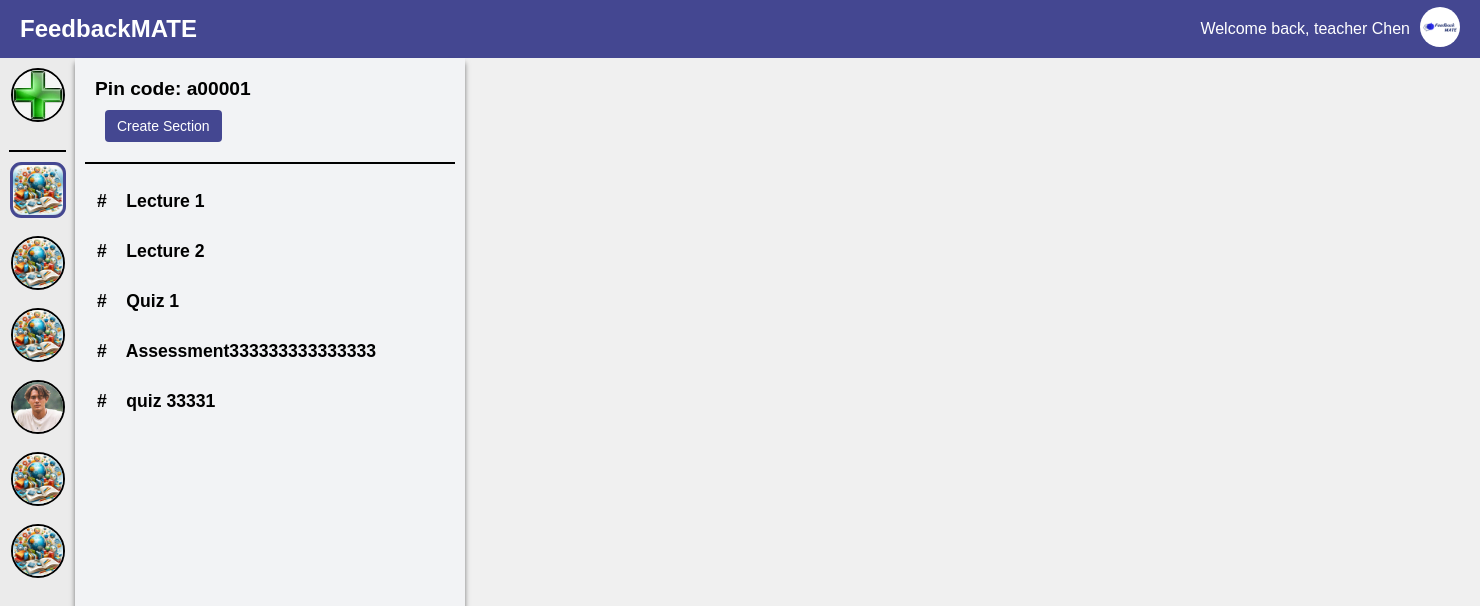
The page /teacher/channel/1/ (signed in) on the database as committed earlier.
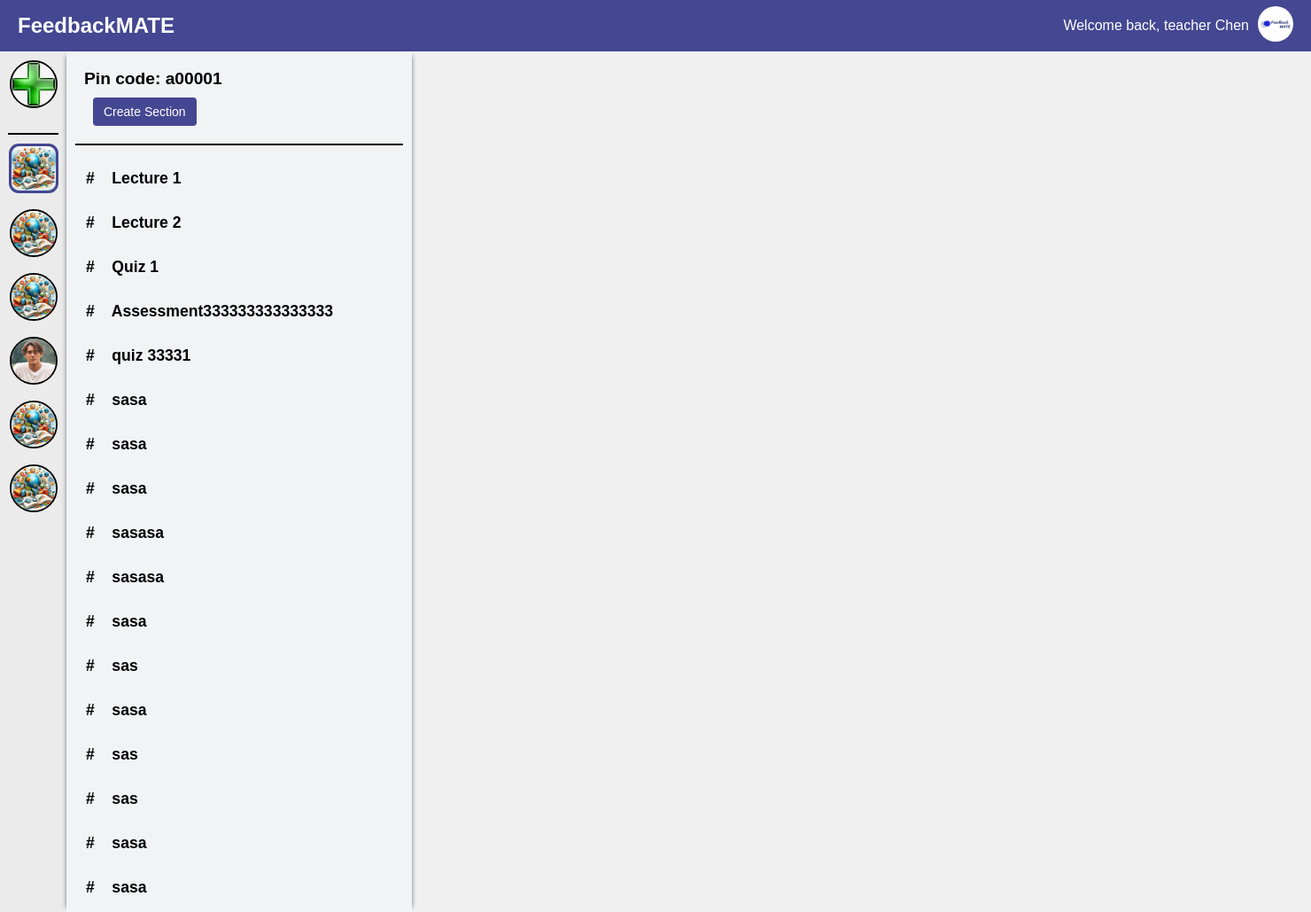
The same page on the database as committed later.
### main/models.py (models this page shows, shortened)
class Channel(models.Model):
    name = models.CharField(max_length=70)
    pin_code = models.CharField(max_length=6, unique=True, blank=True, null=True)
    user = models.ForeignKey(User, on_delete=models.CASCADE)
    description = models.TextField(max_length=500, blank=True)
    image = models.ImageField(upload_to=channel_image_path, default='img/channel_icon.jpg')
    students = models.ManyToManyField(User, related_name='joined_channels', blank=True)

class Section(models.Model):
    channel = models.ForeignKey(Channel, on_delete=models.CASCADE)
    title = models.CharField(max_length=50)
    description = models.TextField(max_length=500, blank=True)
    total_rating = models.FloatField(default=0.0, blank=True)
    ratings_count = models.PositiveIntegerField(default=0, blank=True)
    one_star_users = models.ManyToManyField(User, related_name='one_star_sections', blank=True)
    two_star_users = models.ManyToManyField(User, related_name='two_star_sections', blank=True)
    three_star_users = models.ManyToManyField(User, related_name='three_star_sections', blank=True)
    four_star_users = models.ManyToManyField(User, related_name='four_star_sections', blank=True)
    five_star_users = models.ManyToManyField(User, related_name='five_star_sections', blank=True)
    one_star_percentage = models.FloatField(verbose_name="Percentage", default=0.0)
    two_star_percentage = models.FloatField(verbose_name="Percentage", default=0.0)
    three_star_percentage = models.FloatField(verbose_name="Percentage", default=0.0)
    four_star_percentage = models.FloatField(verbose_name="Percentage", default=0.0)
    five_star_percentage = models.FloatField(verbose_name="Percentage", default=0.0)

### main/views.py (the view)
# urls.py: path('teacher/channel/<int:channel_id>/', views.channel, name='channel-detail'),
def channel(request, channel_id):
    user_channels = Channel.objects.filter(user=request.user)
    current_channel = Channel.objects.get(id=channel_id)
    sections = Section.objects.filter(channel=current_channel)
    user_info = UserInfo.objects.get(user=request.user)
    return render(request, 'channel_detail.html', {
        'username': user_info.profile_name,
        'current_channel': current_channel,
        'sections': sections,
        'channels': user_channels,
        'user_image': user_info.user_image.url,
    })

### main/templates/channel_detail.html (shortened to what this page needs)
{% extends 'teacher.html' %}
{% load static %}
{% block channel %}
    {% for channel in channels %}
    <div class="channel-icon-container {% if channel.id == current_channel.id %}selected-channel{% endif %}" data-channel-id="{{ channel.id }}">
        <img src="{{ channel.image.url }}" alt="" class="channel-icon {% if channel.id == current_channel.id %}selected-channel-icon{% endif %}" onclick="location.href='{% url 'channel-detail' channel.id %}'">
    </div>
    {% endfor %}
{% endblock %}
{% block content %}
<div class="section-nav">
    <div class="pin-code-display">
        Pin code: {{ current_channel.pin_code }}
        <button onclick="location.href='{% url 'create-section' current_channel.id %}'" class="create-section-btn">Create Section</button>
    </div>
    {% block section %}
    <div class="section-block">
    {% for section in sections %}
      <div class="section-tooltip">
        <a href="{% url 'section' channel_id=section.channel.id section_id=section.id %}" class="section-item">
          #&nbsp;&nbsp;&nbsp; {{ section.title }}
        </a>
      </div>
    {% endfor %}
    </div>
    {% endblock%}
</div>
{% endblock %}

Rows that differ between the two databases and show on the page:
added Section: title "sasa"
added Section: title "sasa"
added Section: title "sasa"
added Section: title "sasasa"
added Section: title "sasasa"
added Section: title "sasa"
added Section: title "sas"
added Section: title "sasa"
added Section: title "sas"
added Section: title "sas"
added Section: title "sasa"
added Section: title "sasa"
